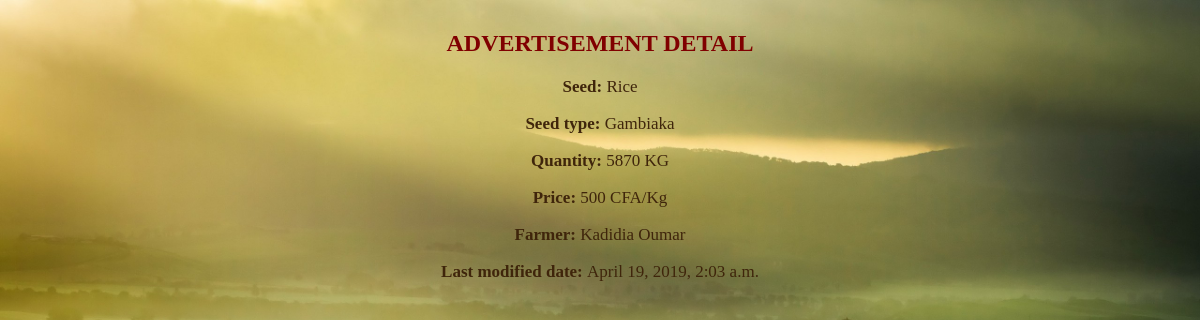
The page /advertisements/6/ on the database its author committed.
### seeds/models.py (models this page shows, shortened)
class Advertisement(models.Model):
    farmer = models.ForeignKey(Farmer, on_delete=models.CASCADE)
    seed = models.CharField(max_length=200)
    seed_type = models.CharField(max_length=200)
    description = models.TextField(default="", blank=True)
    quantity = models.PositiveIntegerField(validators=[MaxValueValidator(99999)])
    price = models.PositiveIntegerField(validators=[MaxValueValidator(999999999)])
    pub_date = models.DateTimeField('date published')
    class Meta:
        unique_together = (('farmer', 'pub_date'),)
        unique_together = (('farmer', 'seed_type'),)
    def was_published_recently(self):
        now = timezone.now()
        return now - datetime.timedelta(days=1) <= self.pub_date <= now
    was_published_recently.admin_order_field = 'pub_date'
    was_published_recently.boolean = True
    was_published_recently.short_description = 'Published recently?'

class Farmer(models.Model):
    phone_number = models.CharField(primary_key=True, max_length=9)
    full_name = models.CharField(max_length=70)
    region = models.CharField(
      max_length=10,
      choices=[(tag.name, tag.value) for tag in RegionChoice]
    )
    place = models.CharField(max_length=200)
    def __str__(self):
        return self.full_name

### seeds/views.py (the view)
# urls.py: path('advertisements/<int:advertisement_id>/', views.advertisements_detail_view, name='advertisements_detail'),
def advertisements_detail_view(request, advertisement_id):
    advertisement = get_object_or_404(Advertisement, pk=advertisement_id)
    return render(request, 'seeds/advertisements_detail.html', {'advertisement': advertisement})

### seeds/templates/seeds/advertisements_detail.html (shortened to what this page needs)
{% load static %}
<link rel="stylesheet" type="text/css" href="{% static 'seeds/style.css' %}" />
<h2>ADVERTISEMENT DETAIL</h2>
<p><b>Seed: </b>{{ advertisement.seed }}</p>
<p><b>Seed type: </b>{{ advertisement.seed_type }}</p>
<p><b>Quantity: </b>{{ advertisement.quantity }} KG</p>
<p><b>Price: </b>{{ advertisement.price }} CFA/Kg</p>
<p><b>Farmer: </b>{{ advertisement.farmer }}</p>
<p><b>Last modified date: </b>{{ advertisement.pub_date }}</p>

### seeds/static/seeds/style.css (style rules this page uses)
h2 { margin-top: 30px; color: #800000; }
p { opacity: 1; font-size: 17px; color: #3F250B; }

### rows shown on the page
Advertisement: seed "Rice", seed_type "Gambiaka", quantity "5870", price "500", farmer "Kadidia Oumar", pub_date "April 19, 2019, 2:03 a.m."
